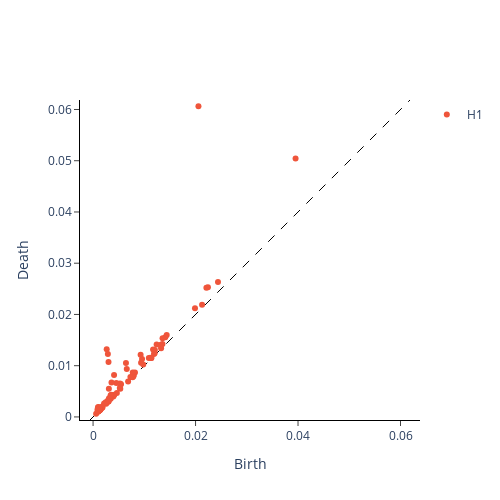
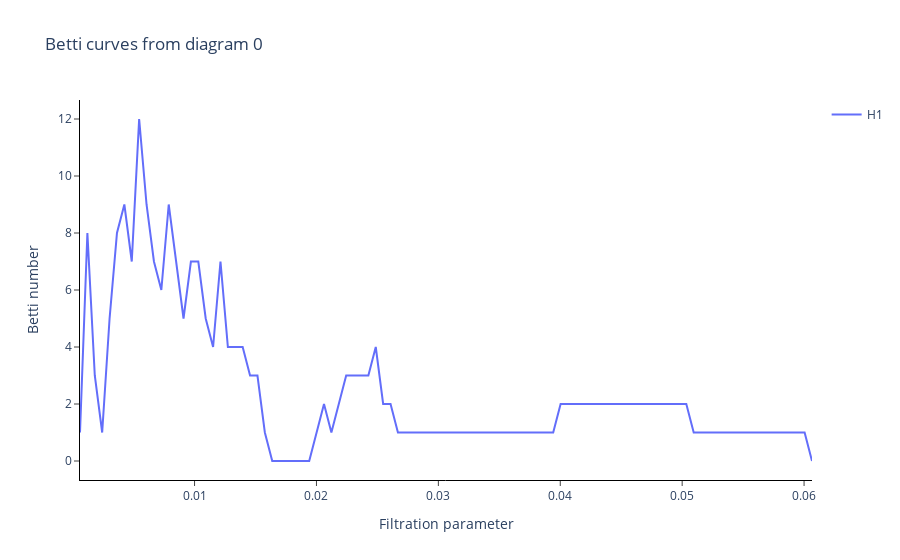

These figures' notebook cell, in order:
### Code cell
make_betti_curve(dataMitDB[2][2][0])
